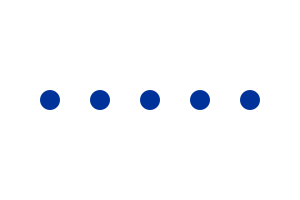
Frame 1 (no input)
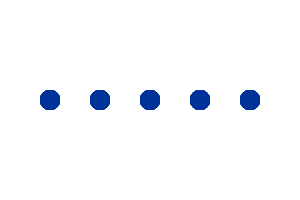
Frame 60 (the mouse pressed at the canvas centre just before this capture)
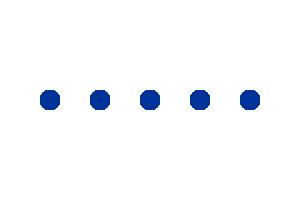
Frame 120 (the mouse held since frame 60 and released just before this capture)

The Processing sketch that drew these frames (run headless with seeded random() and noise(); from frame 60 on, the mouse is pressed at the canvas centre):

// Processing sketch: fp_pg_q_04_08
// ── fp_pg_q_04_08.pde
// 問題 4.8 変数を用いて 300 画素 ×100 画素の領域に直径 20 画素の円を右から 5 個横に並べて描画せよ．
void setup() {
  size(300, 200);
  background(255, 255, 255);
}

void draw() {
  int w = 20;
  int h = 20;
  float y = 100;
  float interval = 300 / 6;
  noStroke();
  fill(0, 51, 153);
  for(float x = 300 - interval; interval <= x; x-=interval){
    ellipse(x, y, w, h);
  }
}
